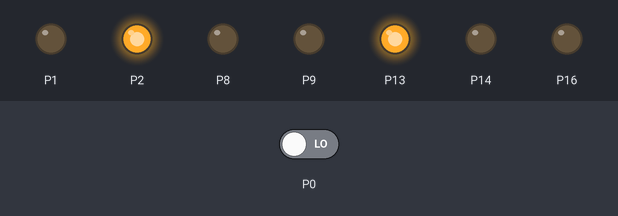
Recording of a program running on a simulated BBC micro:bit (MakeCode). Shown: output pins drawn as LEDs (lit = HIGH). Inputs (shaded band) come from the test bench; at power-on: P0 LOW.

Above: at 0.05 s.
At 4.99 s:
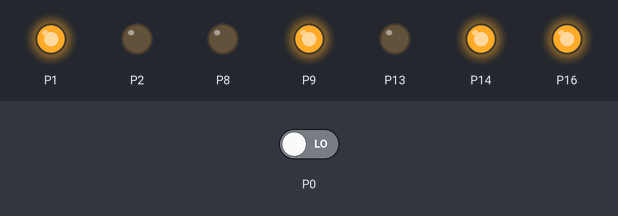
At 10.05 s:
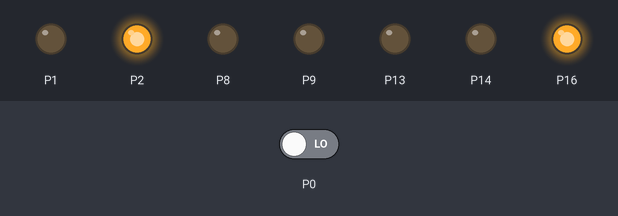
At 19.95 s:
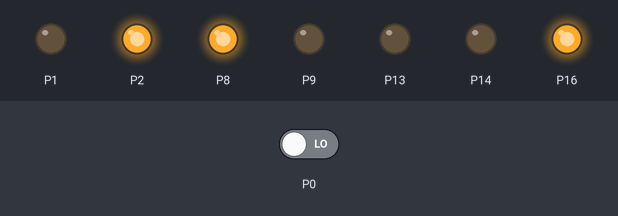
At 29.75 s:
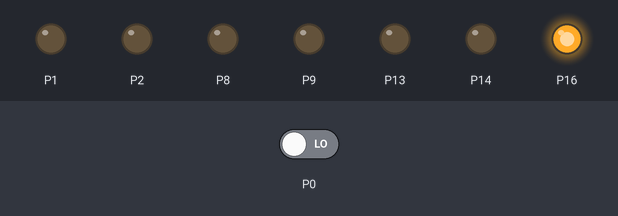
At 39.86 s:
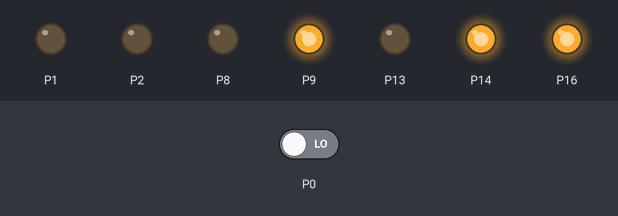
Timing chart, 0 to 40.0 s (numbered marks = the images above):
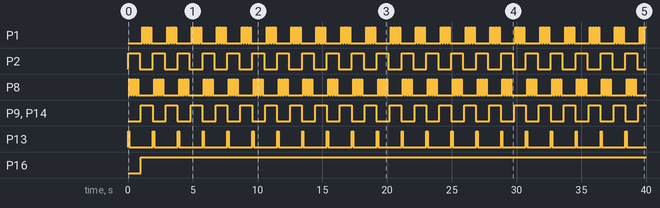

Measured:
- by itself, P1, P8: repeats every 1.9 s: 3 × (LOW 0.10 s, HIGH 0.10 s), LOW 1.2 s, HIGH 0.10 s
- by itself, P2, P9, P14: alternates HIGH for 0.90 s and LOW for 1.0 s
- by itself, P13: alternates HIGH for 0.10 s and LOW for 1.8 s
- by itself, P16: LOW → HIGH at 1.0 s

The program:

main.ts
```typescript
let semaforo1 = false
let semaforo2 = ""
led.enable(false)
basic.forever(function () {
    pins.digitalWritePin(DigitalPin.P2, 1)
    semaforo2 = "rojo"
    pins.digitalWritePin(DigitalPin.P13, 1)
    semaforo1 = "verde"
    basic.pause(100)
    pins.digitalWritePin(DigitalPin.P13, 0)
    semaforo1 = "amarillo"
    for (let index = 0; index < 4; index++) {
        pins.digitalWritePin(DigitalPin.P8, 1)
        basic.pause(100)
        pins.digitalWritePin(DigitalPin.P8, 0)
        basic.pause(100)
    }
    pins.digitalWritePin(DigitalPin.P2, 0)
    semaforo2 = "rojo"
    basic.pause(100)
    pins.digitalWritePin(DigitalPin.P2, 0)
    pins.digitalWritePin(DigitalPin.P9, 1)
    semaforo1 = "rojo"
    pins.digitalWritePin(DigitalPin.P14, 1)
    semaforo2 = "verde"
    basic.pause(100)
    semaforo1 = "amarillo"
    for (let index = 0; index < 4; index++) {
        pins.digitalWritePin(DigitalPin.P1, 1)
        basic.pause(100)
        pins.digitalWritePin(DigitalPin.P1, 0)
        basic.pause(100)
    }
    pins.digitalWritePin(DigitalPin.P9, 0)
    pins.digitalWritePin(DigitalPin.P14, 0)
})
basic.forever(function () {
    while (semaforo1 == "verde" || semaforo1 == "amarillo") {
        basic.showLeds(`
            . . # . .
            . # # # .
            . . # . .
            . # . # .
            . # . # .
            `)
        basic.pause(100)
        basic.showLeds(`
            # . # . #
            . # # # .
            . . # . .
            . # . # .
            . # . # .
            `)
        basic.pause(100)
        pins.digitalWritePin(DigitalPin.P16, 1)
        basic.pause(100)
        pins.digitalWritePin(DigitalPin.P16, 1)
        basic.clearScreen()
    }
})
basic.forever(function () {
    if (semaforo1 == ("verde" == pins.digitalReadPin(DigitalPin.P0) == 0)) {

    }
})
```

test.ts
```typescript
// aquí va el archivo "tests"; esto no se compilará cuando este paquete se utilice como una extensión.
```
